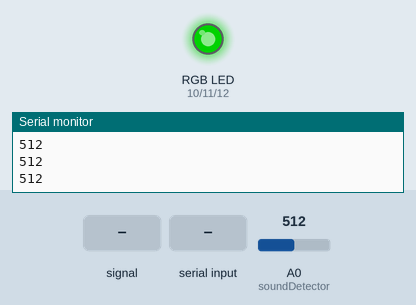
This sketch was run on a simulated Arduino Uno, built with avr-gcc and run on an emulated ATmega328P. Parts: an RGB LED mixed from three pins (HIGH = lit), the last lines printed to the serial monitor. Dashed ring = blinking. The test bench sets the inputs (shaded band); at power-on: A0 (soundDetector) = 512. Dim RGB values are drawn brighter than linear.

Above: at 1.2 s.
1.3 s: A0 (soundDetector) fed a 200 Hz sine of ±460 counts around its level
At 3.34 s:
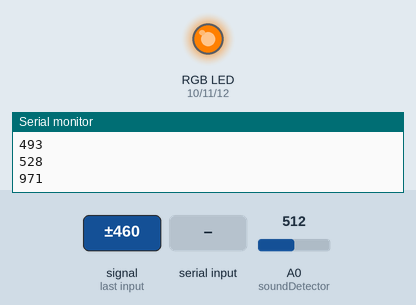
4.3 s: A0 (soundDetector) set to 623
At 5.5 s:
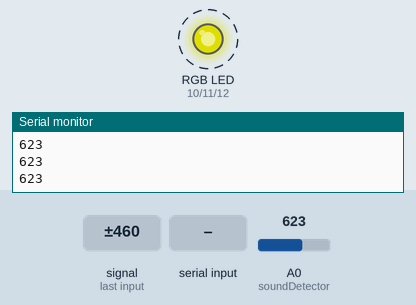
5.8 s: "n" received over Serial
8.8 s: A0 (soundDetector) set to 966
11.8 s: A0 (soundDetector) set to 1000
At 12.23 s:
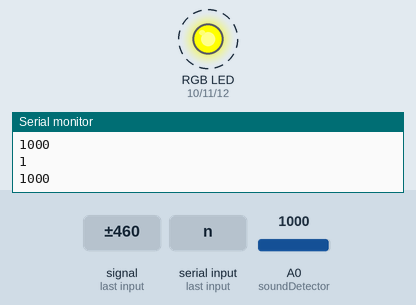
14.8 s: "w" received over Serial
At 15.46 s:
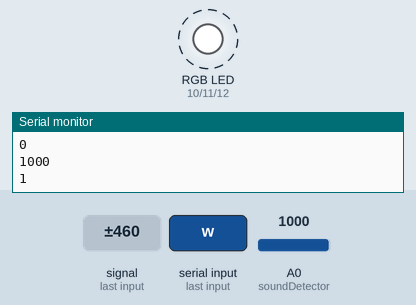
Timing chart, 0 to 18.8 s (numbered marks = the images above; inputs shaded):
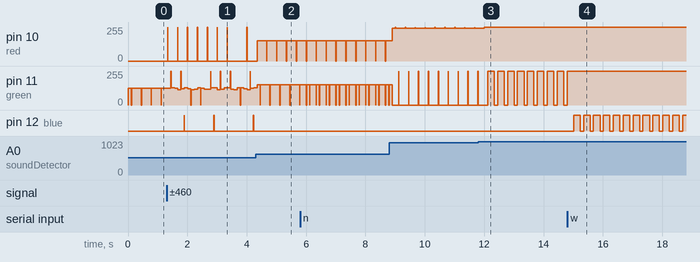

The sketch:

cntrl.ino
```cpp
/*
  Bluetooth RGB LED Controller & Visualizer
*/

// Pin that the KY-037 is attached to
const int soundDetector = A0;
int sensor_value = 0;

// Enter Your threshold value here
int threshold = 613;
int abs_value = 0;

// the number of LEDs(Red,Gree,Blue)
const int ledCount = 3;

// array of pin to which LEDs
int ledPins[] = { 10, 11, 12 };


/*
Define RGB Pins
*/
int color = 0;

int red = 10;
int green = 11;
int blue = 12;
char received;


void setup() {

  // setup serial
  Serial.begin(9600);
  pinMode(red, OUTPUT);   //Red color pwm pin defined as output
  pinMode(green, OUTPUT); //Green color pwm pin defined as output
  pinMode(blue, OUTPUT);  //Blue color pwm pin defined as output

 // start value of PWM = 0, this means RGB LEDs off
  analogWrite(red,0);
  analogWrite(green,0);
  analogWrite(blue,0);

//   Define LED pins OUTPUT
  for (int i = 0; i < ledCount; i++)
  {
    pinMode(ledPins[i], OUTPUT);
  }

  for (int i = 0; i < 9; i++)
  {
    digitalWrite(i, LOW);
  }

}

void loop() {

  Serial.println(analogRead(A0));
  sensor_value = analogRead(A0);

  abs_value = abs(sensor_value - threshold);
  int ledLevel = map(abs_value, 0, (1024 - threshold), 0, ledCount);

  for (int i = 0; i < ledCount; i++) {
    // if arr element's idx is > ledLevel,turn pin for this element on:

    if (i < ledLevel) {
      digitalWrite(ledPins[i], HIGH);
      Serial.println(i);
    } else {
      digitalWrite(ledPins[i], LOW); // turn off all pins higher than the ledLevel:
    }

  long sum = 0;
  for (int i = 0; i < 100; i++){
    sum += analogRead(soundDetector);
  }

  sum = sum / 100;
  Serial.println(sum);
  sum = map(sum, 50, 1000, 0, 255);

  if (sum <= 50) {
    analogWrite(red, 0);
    analogWrite(green, 0);
    analogWrite(blue, sum);
  } else if (sum < 100 && sum > 50) {
    analogWrite(red, 0);
    analogWrite(green, sum);
    analogWrite(blue, sum);
  } else if (sum < 150 && sum > 100) {
     analogWrite(red, 0);
     analogWrite(green, sum);
     analogWrite(blue, 0);
  } else if (sum < 200 && sum > 150) {
    analogWrite(red, sum);
    analogWrite(green, sum);
    analogWrite(blue, 0);
  } else if (sum < 250 && sum > 150) {
    analogWrite(red, sum);
    analogWrite(green, 0);
    analogWrite(blue, 0);
  }
    delay(100);
  }

  if(Serial.available() > 0){
    // read the bluetoot data and store it
    color = Serial.read();
    char Rec = char(color);
    if (Rec != '0')
    {
    Serial.println(Rec); //This is to visualise the received character on the serial monitor
    }
  }

  //LEDs off
  if (color == 'n')
  {
    analogWrite(red,0);
    analogWrite(green,0);
    analogWrite(blue,0);
  }
  //White
  if (color == 'w')
  {
    analogWrite(red,255);
    analogWrite(green,255);
    analogWrite(blue,255);
  }
  //Red
  if (color == 'r')
  {
    analogWrite(red,255);
    analogWrite(green,0);
    analogWrite(blue,0);
  }
  //Green
  if (color == 'g')
  {
    analogWrite(red,0);
    analogWrite(green,255);
    analogWrite(blue,0);
  }
  //Blue
  if (color == 'b')
  {
    analogWrite(red,0);
    analogWrite(green,0);
    analogWrite(blue,255);
  }
  //Orange
  if (color == 'o')
  {
    analogWrite(red,255);
    analogWrite(green,153);
    analogWrite(blue,0);
  }
  //Violet
  if (color == 'v')
  {
    analogWrite(red,102);
    analogWrite(green,0);
    analogWrite(blue,153);
  }
  //Cyan
  if (color == 'c')
  {
    analogWrite(red,0);
    analogWrite(green,255);
    analogWrite(blue,255);
  }
  //Yellow
  if (color == 'y')
  {
    analogWrite(red,255);
    analogWrite(green,204);
    analogWrite(blue,0);
  }
}
```

Measured:
- the behaviour switches between 981 and 982 on A0 (soundDetector) (found by bisection; images 2 and 3)
- after the input at 1.3 s, pin 10 (red): goes 6 × (255/255 0.01 s, 0/255 0.32 s), 255/255 0.01 s, 0/255 0.66 s, 255/255 0.01 s, then 0/255, starting at once; pin 12 (blue): goes HIGH 0.01 s, LOW 0.99 s, HIGH 0.01 s, LOW 1.3 s, HIGH 0.01 s, then LOW, starting after 0.59 s
- after the input at 11.8 s, pin 10 (red): goes on until 12.0 s, then stays 255/255
- after the input at 14.8 s, pin 11 (green): stops changing and stays 255/255; pin 12 (blue): alternates HIGH for 0.22 s and LOW for 0.11 s, starting after 0.21 s
- by itself, pin 11 (green): alternates 255/255 for 0.22 s and 0/255 for 0.11 s
